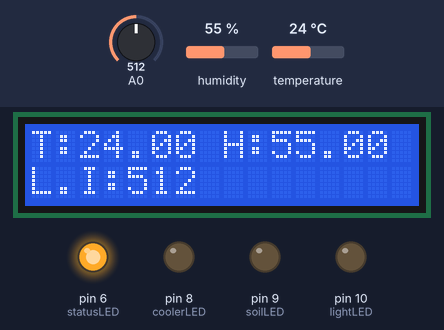
Recording of a sketch running on a simulated Arduino Uno, built with avr-gcc and run on an emulated ATmega328P. On the bench: 16×2 character LCD, output pins drawn as LEDs (lit = HIGH). The test bench sets the inputs (shaded band); at power-on: temperature 24 °C, A0 = 512, humidity 55 %. What the sketch prints to the serial monitor is not drawn.

Above: at 3.2 s.
3.3 s: temperature set to 29.3 °C
At 5.2 s:
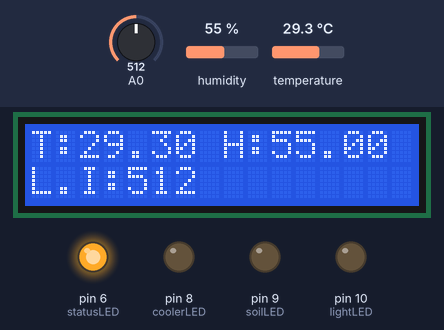
5.5 s: temperature set to 30.3 °C
At 6.6 s:
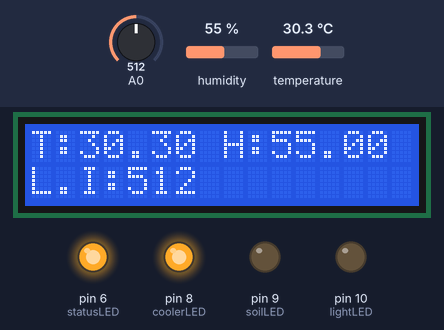
7.6 s: A0 set to 411
At 8.8 s:
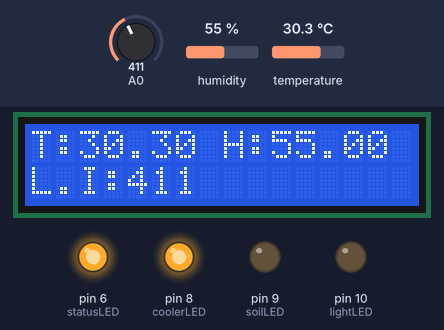
9.6 s: A0 set to 385
At 11.1 s:
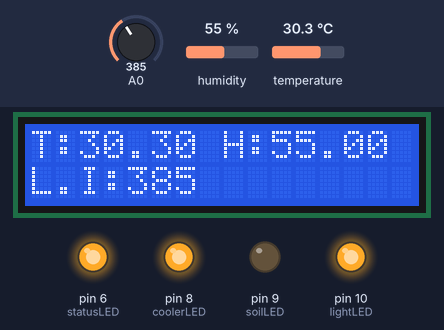
11.6 s: temperature set to 12 °C
At 13.3 s:
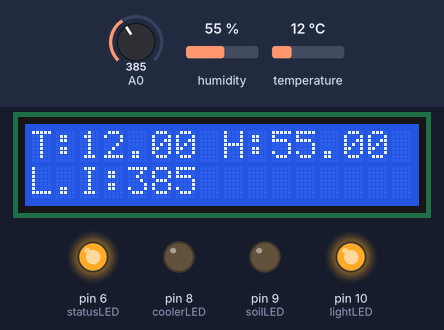
13.6 s: humidity set to 22 %
At 15.5 s:
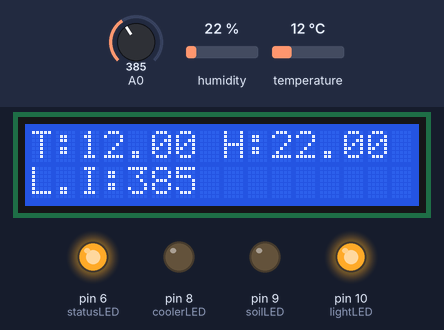
Timing chart, 0 to 16.6 s (numbered marks = the images above; inputs shaded):
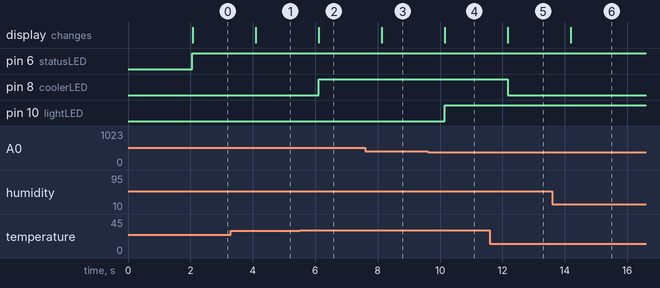

Measured:
- the behaviour switches between 29.9 and 30 °C on temperature (found by bisection; images 1 and 2)
- the behaviour switches between 400 and 399 on A0 (found by bisection; images 3 and 4)
- after the input at 3.3 s, the display: changes after 0.80 s (image 1)
- after the input at 5.5 s, pin 8 (coolerLED): LOW → HIGH after 0.61 s; the display: changes after 0.62 s (image 2)
- after the input at 7.6 s, the display: changes after 0.54 s (image 3)
- after the input at 9.6 s, pin 10 (lightLED): LOW → HIGH after 0.55 s; the display: changes after 0.56 s (image 4)
- after the input at 11.6 s, pin 8 (coolerLED): HIGH → LOW after 0.57 s; the display: changes after 0.58 s (image 5)
- after the input at 13.6 s, the display: changes after 0.59 s (image 6)

The sketch:

ReadSensorData.ino
```cpp
/* IOT Based Greenhouse Monitoring System
*/

//Libraries
#include <DHT.h>
#include <LiquidCrystal.h>


//Constants
#define DHTPIN 7     // what pin we're connected to
#define  DHTTYPE DHT22   // DHT 22  (AM2302)
DHT dht(DHTPIN, DHTTYPE); //// Initialize DHT sensor for normal 16mhz Arduino
LiquidCrystal lcd (12, 11, 5, 4, 3, 2);

//Define light bulbs
const int  statusLED =  6;
const int lightLED = 10;
const int coolerLED =   8;
const int soilLED =  9;


//Variables
int chk;
int lightIntensity;
float hum;  //Stores humidity value
float temp; //Stores temperature value

void setup()
{
  Serial.begin(9600);
  dht.begin();
  lcd.begin(16, 2);
  lcd.print("Hello Tim!!!");


  //Initialize bulb pins
  pinMode(statusLED, OUTPUT);
  pinMode(lightLED, OUTPUT);
  pinMode(coolerLED, OUTPUT);
  pinMode(soilLED, OUTPUT);

  delay(2000);
}

void loop()
{
  turnOn(statusLED);
  lcd.clear();

  //Read Light Intensity
  lightIntensity = analogRead(A0);

    if(lightIntensity < 400) {
     turnOn(lightLED);
  } else{
    turnOff(lightLED);
  }


  //Read data and store it to variables hum and temp
  hum = dht.readHumidity();
  temp = dht.readTemperature();

  if(temp > 29.90) {
     turnOn(coolerLED);
  } else{
    turnOff(coolerLED);
  }
  //Print temp and humidity values to serial monitor
  Serial.print(hum);
  Serial.print(",");
  Serial.print(temp);
  Serial.print(",");
  Serial.println(lightIntensity);

//  Serial.print("Humidity: ");
//  Serial.print(hum);
//  Serial.print(" %,");
//  Serial.print("Temp: ");
//  Serial.print(temp);
//  Serial.println(" *C");
//  Serial.print("Light Intensity :");
//  Serial.println(lightIntensity);

  lcdPrint(temp, hum, lightIntensity);

  delay(1000); //Delay 3 sec.

}

void turnOn( int pinNumber) {
  digitalWrite(pinNumber, HIGH);

}

void turnOff( int pinNumber) {
  digitalWrite(pinNumber, LOW);

}

int checkTemp( int pinNumber) {

}

void lcdPrint(float temp, float hum, int lightIntensity){


  lcd.print("T:"  );
  lcd.print(temp);
  lcd.print(" H:");
  lcd.print(hum);
  lcd.setCursor(0, 2);
  lcd.print("L.I:");
  lcd.print(lightIntensity);
}
```
